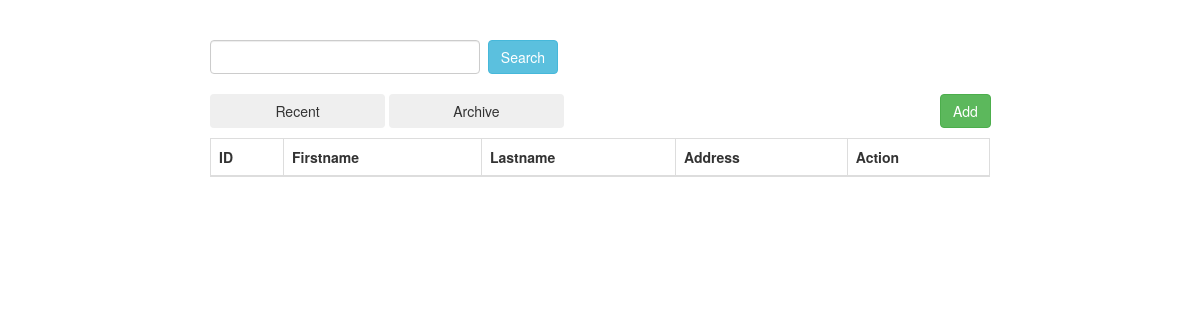
Before: / with the older database file.
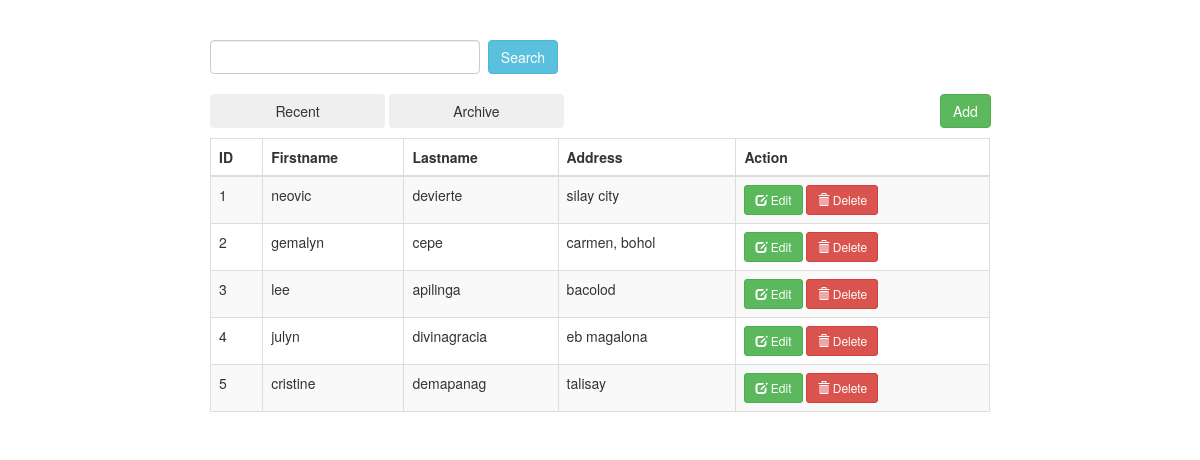
After: the same page with the newer database file.
### tables this page shows
CREATE TABLE `books` (
  `id` int(11) NOT NULL,
  `firstname` varchar(30) NOT NULL,
  `lastname` varchar(30) NOT NULL,
  `address` text NOT NULL
);

### index.php (the view, shortened to what this page needs)
<!DOCTYPE html>
<html>
<head>
	<link rel="stylesheet" type="text/css" href="bootstrap/css/bootstrap.min.css">
	<link rel="stylesheet" type="text/css" href="datatable/dataTable.bootstrap.min.css">
</head>
<body>
<div class="container">
	<div class="row">
		<div class="col-sm-8 col-sm-offset-2">
			<br><br>
			<div class="row">
				<input type="text" class="form-control col-lg-2" id="searchField" style="width:270px;"/> &nbsp;
				<button type="button" class="btn btn-info" id="search">
					Search
				</button>
				<br><br>
				<div class="col-lg-12" style="padding: 0px;">
    		        <div class="float-left col-lg-10" style="padding: 0px;">
                        <button type="button" class="btn btn-secondary" data-toggle="modal" data-target="#create-book" style="width: 175px;">
        					Recent
        				</button>
                        <button type="button" class="btn btn-secondary" data-toggle="modal" data-target="#create-book" style="width: 175px;">
        					Archive
        				</button>
    		        </div>
    		        <div class="float-right col-lg-2" style="float: right;margin-right: -65px;">
        				<button type="button" class="btn btn-success" data-toggle="modal" data-target="#addnew">
        					Add
        				</button>
    		        </div>
    		    </div>
			</div>
			<div class="height10">
			</div>
			<div class="row">
				<table id="myTable" class="table table-bordered table-striped">
					<thead>
						<th>ID</th>
						<th>Firstname</th>
						<th>Lastname</th>
						<th>Address</th>
						<th>Action</th>
					</thead>
					<tbody>
						<?php
							include_once('connection.php');
							$sql = "SELECT * FROM books";
							$query = $conn->query($sql);
							while($row = $query->fetch_assoc()){
								echo
								"<tr>
									<td>".$row['id']."</td>
									<td>".$row['firstname']."</td>
									<td>".$row['lastname']."</td>
									<td>".$row['address']."</td>
									<td>
										<a href='#edit_".$row['id']."' class='btn btn-success btn-sm' data-toggle='modal'><span class='glyphicon glyphicon-edit'></span> Edit</a>
										<a href='#delete_".$row['id']."' class='btn btn-danger btn-sm' data-toggle='modal'><span class='glyphicon glyphicon-trash'></span> Delete</a>
									</td>
								</tr>";
							}
						?>
					</tbody>
				</table>
			</div>
		</div>
	</div>
</div>
</body>
</html>

### index.php (style rules this page uses)
.height10 { height:10px; }

Changed rows visible on the page:
added books: id "1", firstname "neovic", lastname "devierte", address "silay city"
added books: id "2", firstname "gemalyn", lastname "cepe", address "carmen, bohol"
added books: id "3", firstname "lee", lastname "apilinga", address "bacolod"
added books: id "4", firstname "julyn", lastname "divinagracia", address "eb magalona"
added books: id "5", firstname "cristine", lastname "demapanag", address "talisay"
